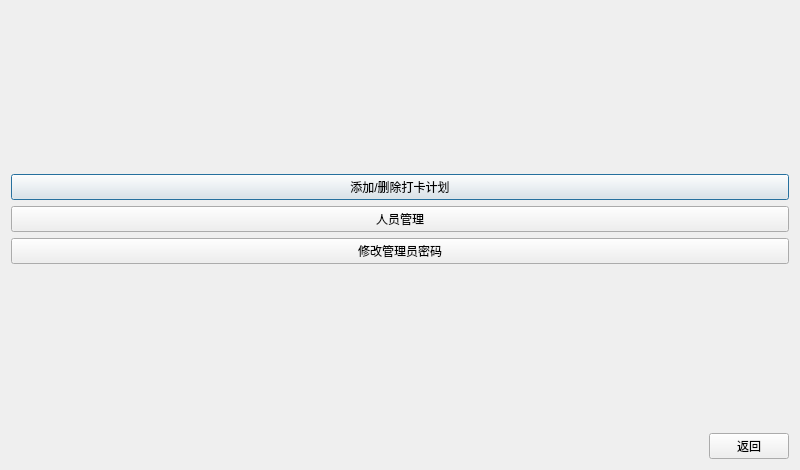
<?xml version="1.0" encoding="UTF-8"?>
<ui version="4.0">
 <class>SystemManager</class>
 <widget class="QDialog" name="SystemManager">
  <property name="geometry">
   <rect>
    <x>0</x>
    <y>0</y>
    <width>800</width>
    <height>470</height>
   </rect>
  </property>
  <property name="windowTitle">
   <string>Dialog</string>
  </property>
  <layout class="QVBoxLayout" name="verticalLayout_2">
   <item>
    <spacer name="verticalSpacer">
     <property name="orientation">
      <enum>Qt::Vertical</enum>
     </property>
     <property name="sizeType">
      <enum>QSizePolicy::Expanding</enum>
     </property>
     <property name="sizeHint" stdset="0">
      <size>
       <width>20</width>
       <height>211</height>
      </size>
     </property>
    </spacer>
   </item>
   <item>
    <layout class="QVBoxLayout" name="verticalLayout">
     <item>
      <widget class="QPushButton" name="ScheduleButton">
       <property name="sizePolicy">
        <sizepolicy hsizetype="Minimum" vsizetype="Minimum">
         <horstretch>0</horstretch>
         <verstretch>0</verstretch>
        </sizepolicy>
       </property>
       <property name="minimumSize">
        <size>
         <width>0</width>
         <height>0</height>
        </size>
       </property>
       <property name="text">
        <string>添加/删除打卡计划</string>
       </property>
      </widget>
     </item>
     <item>
      <widget class="QPushButton" name="peopleManagerButton">
       <property name="sizePolicy">
        <sizepolicy hsizetype="Minimum" vsizetype="Minimum">
         <horstretch>0</horstretch>
         <verstretch>0</verstretch>
        </sizepolicy>
       </property>
       <property name="text">
        <string>人员管理</string>
       </property>
      </widget>
     </item>
     <item>
      <widget class="QPushButton" name="passwordButton">
       <property name="sizePolicy">
        <sizepolicy hsizetype="Minimum" vsizetype="Minimum">
         <horstretch>0</horstretch>
         <verstretch>0</verstretch>
        </sizepolicy>
       </property>
       <property name="text">
        <string>修改管理员密码</string>
       </property>
      </widget>
     </item>
    </layout>
   </item>
   <item>
    <spacer name="verticalSpacer_2">
     <property name="orientation">
      <enum>Qt::Vertical</enum>
     </property>
     <property name="sizeType">
      <enum>QSizePolicy::Expanding</enum>
     </property>
     <property name="sizeHint" stdset="0">
      <size>
       <width>20</width>
       <height>211</height>
      </size>
     </property>
    </spacer>
   </item>
   <item>
    <layout class="QHBoxLayout" name="horizontalLayout">
     <item>
      <spacer name="horizontalSpacer">
       <property name="orientation">
        <enum>Qt::Horizontal</enum>
       </property>
       <property name="sizeHint" stdset="0">
        <size>
         <width>40</width>
         <height>20</height>
        </size>
       </property>
      </spacer>
     </item>
     <item>
      <widget class="QPushButton" name="manageReturnButton">
       <property name="text">
        <string>返回</string>
       </property>
      </widget>
     </item>
    </layout>
   </item>
  </layout>
 </widget>
 <resources/>
 <connections/>
</ui>
